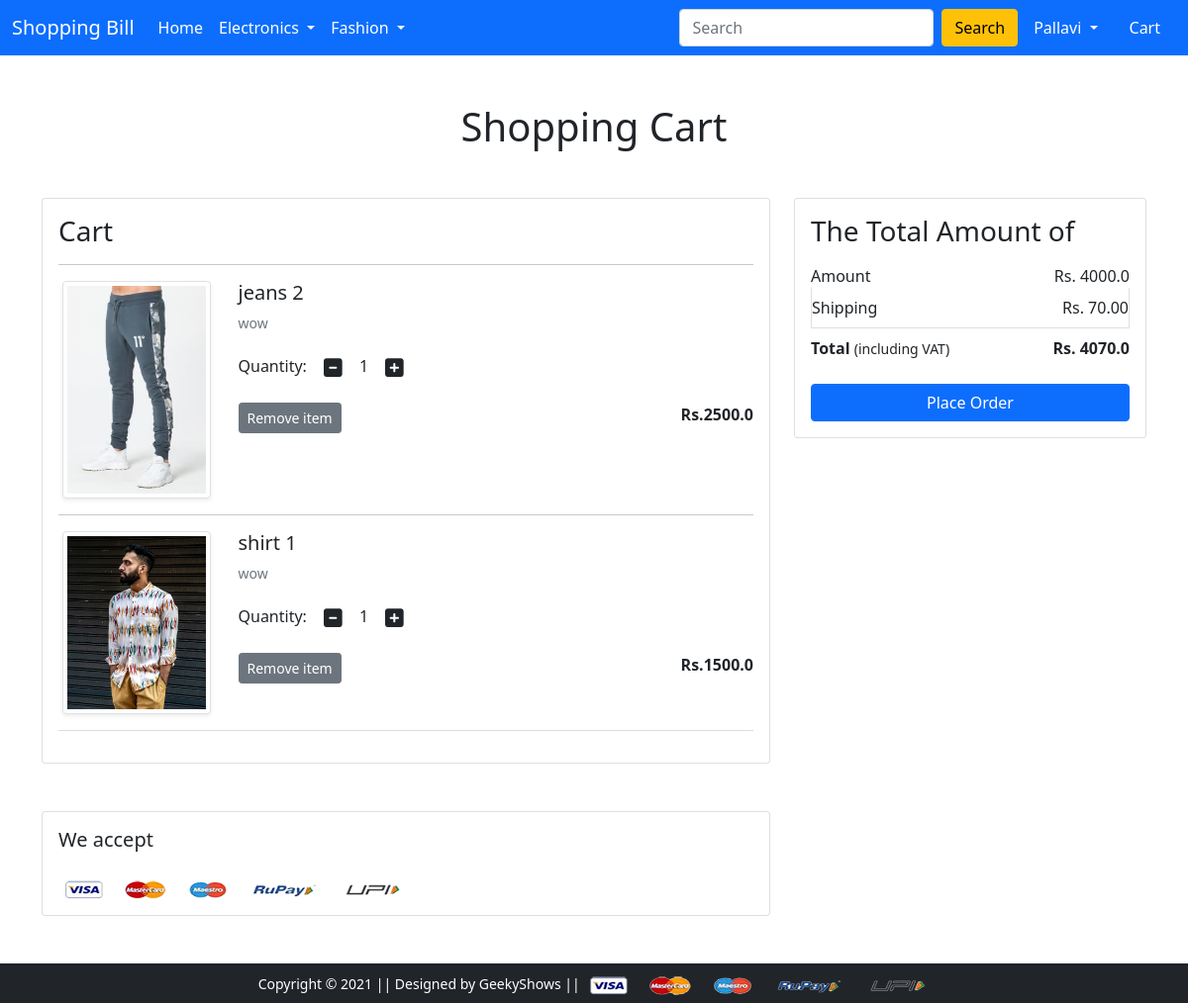
The app's page /cart/ (signed in), older data.
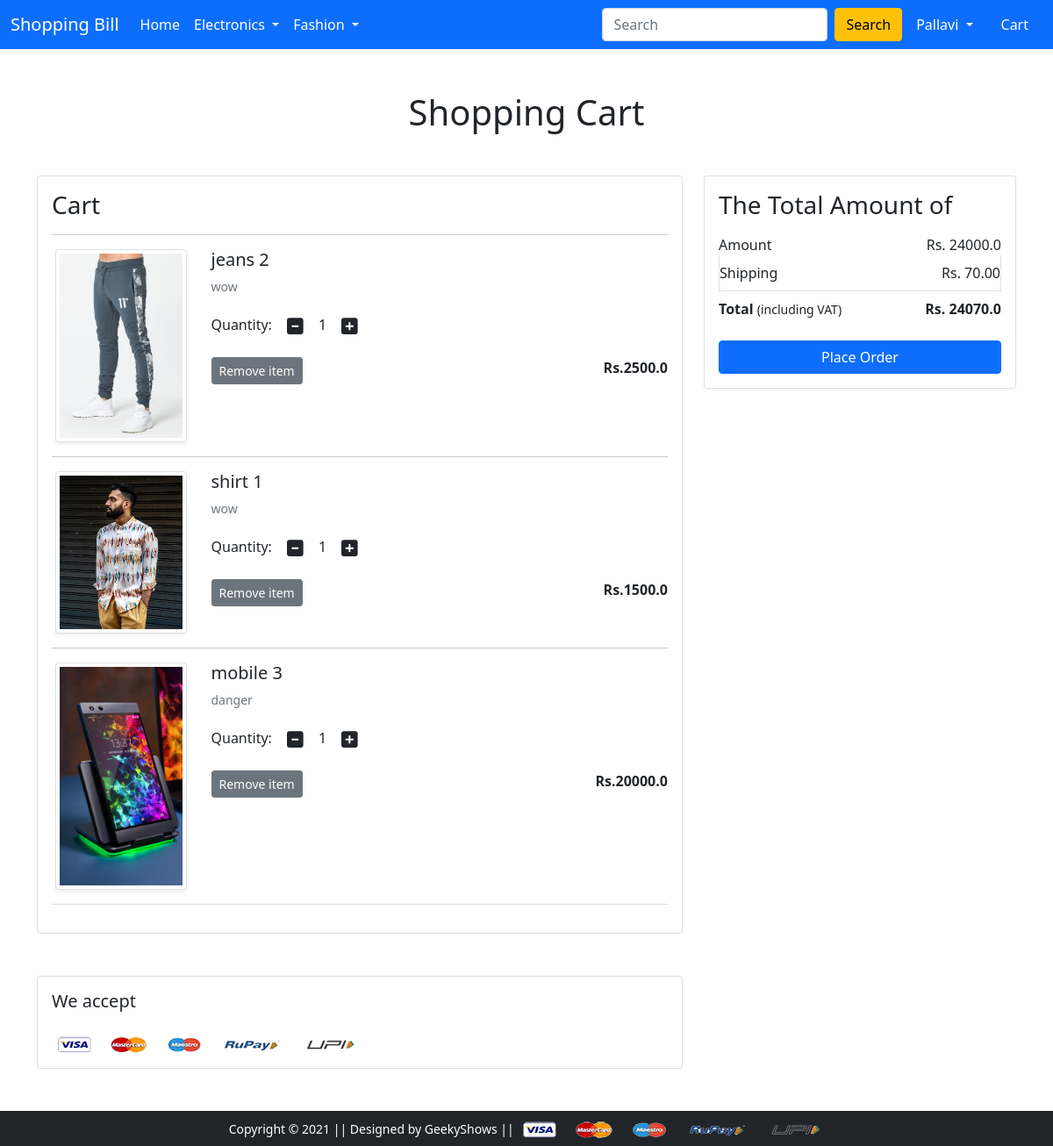
The same page, newer data.
### app1/models.py (models this page shows, shortened)
class Cart(models.Model):
    user = models.ForeignKey(User, on_delete=models.CASCADE)
    product = models.ForeignKey(Product, on_delete=models.CASCADE)
    quantity = models.PositiveIntegerField(default=1) #it should be +ve but shouldnt negative

class Product(models.Model):
    title = models.CharField(max_length=100)
    selling_price = models.FloatField()
    discounted_price = models.FloatField()
    description = models.TextField(max_length=200)
    brand = models.CharField(max_length=100)
    category = models.CharField(choices=CATEGORY_CHOICES, max_length=2)
    product_image = models.ImageField(upload_to='productimg')

### app1/views.py (the view)
# urls.py: path('cart/', views.show_cart, name='showcart'),
def show_cart(request):
    if request.user.is_authenticated:
        user = request.user
        cart = Cart.objects.filter(user=user)
        amount = 0.0
        shipping_amount = 70.0
        total_amount = 0.0
        cart_product = [p for p in Cart.objects.all() if p.user == request.user]
        if cart_product:
            for p in cart_product:
                tempamount = (p.quantity * p.product.discounted_price)
                amount +=tempamount
                totalamount = amount + shipping_amount
            return render(request, 'app1/addtocart.html', {'carts':cart, 'totalamount':totalamount, 'amount':amount})
        else:
            return render(request, 'app1/emptycart.html')

### app1/templates/app1/addtocart.html (shortened to what this page needs)
{% extends 'app1/base.html' %}
{% load static %}
{% block main-content %}
<div class="container my-5">
 <div class="row">
  <h1 class="text-center mb-5">Shopping Cart</h1>
  <div class="col-sm-8">
  <div class="card">
   <div class="card-body">
    <h3>Cart</h3>
    {% for cart in carts %}
    <hr>
    <div class="row">
     <div class="col-sm-3 text-center align-self-center"><img src="{{cart.product.product_image.url}}" alt="" srcset="" class="img-fluid img-thumbnail shadow-sm" height="150" width="150"> </div>
     <div class="col-sm-9">
      <div>
       <h5>{{ cart.product.title}}</h5>
       <p class="mb-2 text-muted small">{{cart.product.description}}</p>
       <div class="my-3">
        <label for="quantity">Quantity:</label>
        <a class="minus-cart btn"><i class="fas fa-minus-square fa-lg"></i></a>
          <span id="quantity">{{cart.quantity}}</span>
        <a class="plus-cart btn"><i class="fas fa-plus-square fa-lg"></i></a>
       </div>
       <div class="d-flex justify-content-between">
        <a href="#" class="btn btn-sm btn-secondary mr-3">Remove item </a>
        <p class="mb-0"><span><strong>Rs.{{cart.product.discounted_price}}</strong></span></p>
       </div>
      </div>
     </div>
    </div>
    {% endfor %}
    <hr class="text-muted">
   </div>
   </div>
  </div>
  <div class="col-sm-4">
   <div class="card">
    <div class="card-body">
      <h3>The Total Amount of</h3>
      <ul class="list-group">
       <li class="list-group-item d-flex justify-content-between align-items-center border-0 px-0 pb-0">Amount<span>Rs. {{amount}}</span></li>
       <li class="list-group-item d-flex justify-content-between align-items-center px-0">Shipping<span>Rs. 70.00</span></li>
       <li class="list-group-item d-flex justify-content-between align-items-center border-0 px-0 mb-3">
        <div>
           <strong>Total</strong> <small>(including VAT)</small>
         </div>
         <span><strong>Rs. {{totalamount}}</strong></span>
       </li>
      </ul>
      <div class="d-grid"><a href="{% url 'checkout' %}" class="btn btn-primary">Place Order</a></div>
    </div>
   </div>
  </div>
 </div>
</div>
<div class="container">
 <div class="row">
  <div class="col-sm-8">
   <div class="card">
    <div class="card-body">
      <h5 class="mb-4">We accept</h5>
      <img src="{% static 'app1/images/payment.png' %}" alt="" class="img-fluid">
    </div>
  </div>
  </div>
 </div>
</div>
{% endblock main-content %}

Row changes from the older to the newer data that the page shows:
added Cart: product.product_image (picture), product "mobile 3", product.description "danger", quantity "1", product.discounted_price "20000.0"
Text that changed along with them:
{{ amount }}: "4000.0" → "24000.0"
{{ totalamount }}: "4070.0" → "24070.0"
